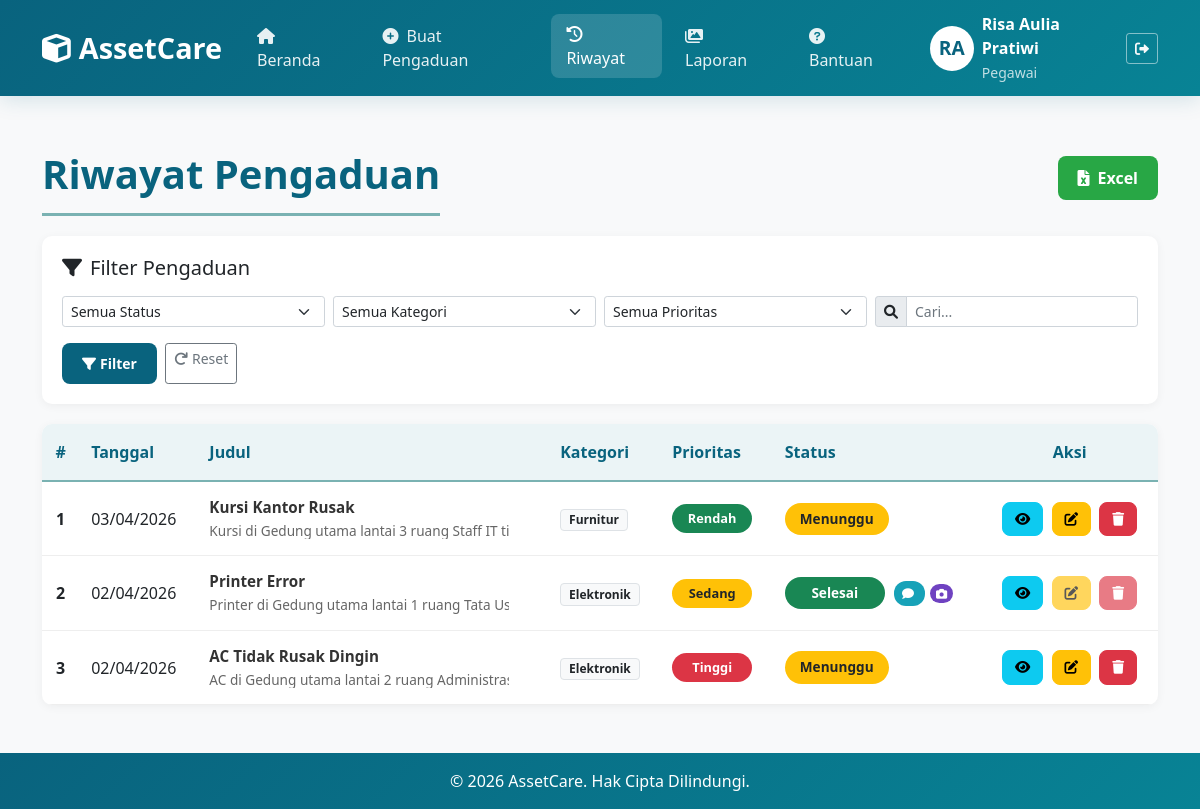
Page /user/riwayat.php (signed in) on the committed database.
### tables this page shows
CREATE TABLE `pengaduan` (
  `id` int(11) NOT NULL,
  `user_id` int(11) NOT NULL,
  `teknisi_id` int(11) DEFAULT NULL,
  `tanggal_kejadian` date NOT NULL,
  `judul` varchar(200) NOT NULL,
  `kategori` varchar(255) DEFAULT NULL,
  `prioritas` enum('Rendah','Sedang','Tinggi') NOT NULL,
  `lampiran` varchar(255) DEFAULT NULL,
  `foto_admin` varchar(255) DEFAULT NULL,
  `deskripsi` text NOT NULL,
  `status` enum('Menunggu','Diproses','Selesai','Ditolak') DEFAULT 'Menunggu',
  `catatan_admin` text DEFAULT NULL,
  `created_at` timestamp NOT NULL DEFAULT current_timestamp(),
  `updated_at` timestamp NOT NULL DEFAULT current_timestamp() ON UPDATE current_timestamp(),
  `deadline` date DEFAULT NULL,
  `assigned_teknisi_id` int(11) DEFAULT NULL
);

### config/database.php (called while the page is built, shortened)
<?php
class Database {
    private $host = "localhost";
    private $username = "root";
    private $password = "";
    private $database = "sapraskantor";
    public $conn;
    public function __construct() {
        $this->conn = new mysqli($this->host, $this->username, $this->password, $this->database);
    }
    public function query($sql) {
        return $this->conn->query($sql);
    }
}
?>

### user/riwayat.php (the view, shortened to what this page needs)
<?php
require_once '../config/database.php';
$db = new Database();
$user_id = $_SESSION['user_id'];
$filter_status = isset($_GET['status']) ? $db->escape_string($_GET['status']) : '';
$filter_kategori = isset($_GET['kategori']) ? $db->escape_string(trim($_GET['kategori'])) : '';
$filter_prioritas = isset($_GET['prioritas']) ? $db->escape_string($_GET['prioritas']) : '';
$search = isset($_GET['search']) ? $db->escape_string($_GET['search']) : '';
function buildFilterQueryString() {
    $params = [];
    return $params ? '?' . implode('&', $params) : '';
}
function getFilteredPengaduan($db, $user_id, $status, $kategori, $prioritas, $search) {
    $query = "SELECT * FROM pengaduan WHERE user_id = '$user_id'";
    $query .= " ORDER BY created_at DESC";
    $result = $db->query($query);
    return $result->fetch_all(MYSQLI_ASSOC);
}
$pengaduan_data = getFilteredPengaduan($db, $user_id, $filter_status, $filter_kategori, $filter_prioritas, $search);
?>
<!DOCTYPE html>
<html lang="id">
<head>
    <link href="https://cdn.jsdelivr.net/npm/bootstrap@5.1.3/dist/css/bootstrap.min.css" rel="stylesheet">
    <link rel="stylesheet" href="https://cdnjs.cloudflare.com/ajax/libs/font-awesome/6.0.0/css/all.min.css">
    <link rel="stylesheet" href="https://cdnjs.cloudflare.com/ajax/libs/animate.css/4.1.1/animate.min.css">
</head>
<body>
<?php include 'includes/navbar.php'; ?>
<div class="container mt-4">
<div class="d-flex justify-content-between align-items-center mt-4">
    <h1 class="page-title">Riwayat Pengaduan</h1>
    <div class="d-flex gap-2">
        <a href="riwayat.php?export=excel<?php echo buildFilterQueryString(); ?>" class="btn btn-export">
            <i class="fas fa-file-excel me-2"></i>Excel
        </a>
    </div>
</div>
<div class="filter-card">
    <h5 class="mb-3"><i class="fas fa-filter me-2"></i>Filter Pengaduan</h5>
    <form method="GET" action="">
        <div class="row g-2">
            <div class="col-md-3 mb-2">
                <select class="form-select form-select-sm" name="status">
                    <option value="">Semua Status</option>
                </select>
            </div>
            <div class="col-md-3 mb-2">
                <select class="form-select form-select-sm" name="kategori">
                    <option value="">Semua Kategori</option>
                </select>
            </div>
            <div class="col-md-3 mb-2">
                <select class="form-select form-select-sm" name="prioritas">
                    <option value="">Semua Prioritas</option>
                </select>
            </div>
            <div class="col-md-3 mb-2">
                <div class="input-group input-group-sm">
                    <span class="input-group-text"><i class="fas fa-search"></i></span>
                    <input type="text" class="form-control" name="search" placeholder="Cari..." value="<?php echo htmlspecialchars($search); ?>">
                </div>
            </div>
            <div class="col-12">
                <div class="d-flex gap-2">
                    <button type="submit" class="btn btn-primary-custom btn-sm">
                        <i class="fas fa-filter me-1"></i>Filter
                    </button>
                    <a href="riwayat.php" class="btn btn-outline-secondary btn-sm">
                        <i class="fas fa-redo me-1"></i>Reset
                    </a>
                </div>
            </div>
        </div>
    </form>
</div>
<div class="table-container">
    <div class="table-responsive-custom">
        <table class="table table-hover align-middle mb-0">
            <thead class="table-light">
                <tr>
                    <th class="text-center">#</th>
                    <th>Tanggal</th>
                    <th>Judul</th>
                    <th>Kategori</th>
                    <th>Prioritas</th>
                    <th>Status</th>
                    <th class="text-center">Aksi</th>
                </tr>
            </thead>
            <tbody>
                <?php if (empty($pengaduan_data)): ?>
                    <tr>
                        <td colspan="7">
                            <div class="empty-state">
                                <i class="fas fa-inbox"></i>
                                <h5 class="text-muted">Tidak ada pengaduan</h5>
                                <p>Belum ada riwayat pengaduan</p>
                                <button class="btn btn-primary-custom mt-2" data-bs-toggle="modal" data-bs-target="#buatPengaduanModal">
                                    <i class="fas fa-plus me-2"></i>Buat Pengaduan
                                </button>
                            </div>
                        </td>
                    </tr>
                <?php else: ?>
                    <?php foreach ($pengaduan_data as $index => $p): ?>
                        <tr>
                            <td class="text-center fw-bold"><?php echo $index + 1; ?></td>
                            <td class="fw-semibold"><?php echo date('d/m/Y', strtotime($p['tanggal_kejadian'])); ?></td>
                            <td>
                                <div class="judul-deskripsi">
                                    <h6><?php echo htmlspecialchars($p['judul']); ?></h6>
                                    <small><?php echo htmlspecialchars(substr($p['deskripsi'], 0, 80)); ?>...</small>
                                </div>
                            </td>
                            <td>
                                <span class="badge bg-light text-dark border">
                                    <?php echo htmlspecialchars($p['kategori']); ?>
                                </span>
                            </td>
                            <td>
                                <span class="priority-badge bg-<?php echo strtolower($p['prioritas']); ?>">
                                    <?php echo $p['prioritas']; ?>
                                </span>
                            </td>
                            <td>
                                <span class="status-badge bg-<?php echo strtolower($p['status']); ?>">
                                    <?php echo $p['status']; ?>
                                </span>
                                <?php if (!empty($p['catatan_admin'])): ?>
                                    <span class="badge-catatan" title="Ada catatan dari admin">
                                        <i class="fas fa-comment"></i>
                                    </span>
                                <?php endif; ?>
                                <?php if (!empty($p['foto_admin'])): ?>
                                    <span class="admin-foto-badge" title="Ada foto dari admin" onclick="showAdminFoto('<?php echo $p['foto_admin']; ?>')">
                                        <i class="fas fa-camera"></i>
                                    </span>
                                <?php endif; ?>
                            </td>
                            <td class="text-center action-buttons">
                                <button class="btn btn-sm btn-info" data-bs-toggle="modal" data-bs-target="#detailModal<?php echo $p['id']; ?>" title="Detail">
                                    <i class="fas fa-eye"></i>
                                </button>
                                <?php if ($p['status'] == 'Menunggu'): ?>
                                    <button class="btn btn-sm btn-warning" data-bs-toggle="modal" data-bs-target="#editModal<?php echo $p['id']; ?>" title="Edit">
                                        <i class="fas fa-edit"></i>
                                    </button>
                                    <button class="btn btn-sm btn-danger" onclick="confirmDelete(<?php echo $p['id']; ?>)" title="Hapus">
                                        <i class="fas fa-trash"></i>
                                    </button>
                                <?php else: ?>
                                    <button class="btn btn-sm btn-warning" disabled>
                                        <i class="fas fa-edit"></i>
                                    </button>
                                    <button class="btn btn-sm btn-danger" disabled>
                                        <i class="fas fa-trash"></i>
                                    </button>
                                <?php endif; ?>
                            </td>
                        </tr>
                    <?php endforeach; ?>
                <?php endif; ?>
            </tbody>
        </table>
    </div>
</div>
</div>
<?php include 'footer.php'; ?>
</body>
</html>

### user/riwayat.php (style rules this page uses)
:root { --primary: #09637E; --secondary: #088395; --accent: #7AB2B2; --light: #EBF4F6; }
body { background-color: #f8f9fa; font-family: 'Segoe UI', Tahoma, Geneva, Verdana, sans-serif; }
.page-title { color: var(--primary); font-weight: 700; margin: 30px 0 20px; padding-bottom: 15px; border-bottom: 3px solid var(--accent); }
.btn-primary-custom { background: var(--primary); border: none; color: white; padding: 10px 20px; border-radius: 8px; font-weight: 600; }
.btn-export { background: #28a745; border: none; color: white; padding: 10px 20px; border-radius: 8px; font-weight: 600; }
.filter-card { background: white; border-radius: 10px; padding: 20px; margin-bottom: 20px; box-shadow: 0 2px 10px rgba(0,0,0,0.05); }
.table-container { display: block; width: 100%; position: relative; }
.table-responsive-custom { width: 100%; overflow-x: auto; overflow-y: visible; -webkit-overflow-scrolling: touch; border-radius: 10px; box-shadow: 0 2px 10px rgba(0,0,0,0.05); background: white; }
.table-responsive-custom table { min-width: 1000px; width: 100%; margin-bottom: 0; border-collapse: collapse; }
.table-responsive-custom th { background: var(--light); border-bottom: 2px solid var(--accent); font-weight: 700; color: var(--primary); padding: 16px 12px; white-space: nowrap; }
.table-responsive-custom td { padding: 16px 12px; vertical-align: middle; border-bottom: 1px solid #eee; white-space: nowrap; }
.judul-deskripsi { max-width: 300px; }
.judul-deskripsi h6 { font-size: 0.95rem; font-weight: 600; margin-bottom: 4px; line-height: 1.3; color: #333; display: -webkit-box; -webkit-line-clamp: 1; -webkit-box-orient: vertical; overflow: hidden; }
.judul-deskripsi small { font-size: 0.85rem; color: #666; line-height: 1.3; display: -webkit-box; -webkit-line-clamp: 2; -webkit-box-orient: vertical; overflow: hidden; }
.status-badge { padding: 6px 15px; border-radius: 50px; font-weight: 600; font-size: 0.85rem; display: inline-block; min-width: 100px; text-align: center; }
.priority-badge { padding: 5px 12px; border-radius: 50px; font-weight: 600; font-size: 0.8rem; display: inline-block; min-width: 80px; text-align: center; }
.bg-menunggu { background-color: #ffc107; color: #212529; }
.bg-selesai { background-color: #198754; color: white; }
.bg-rendah { background-color: #198754; color: white; }
.bg-sedang { background-color: #ffc107; color: #212529; }
.bg-tinggi { background-color: #dc3545; color: white; }
.action-buttons .btn { padding: 6px 12px; border-radius: 8px; margin: 2px; transition: all 0.3s; font-size: 0.85rem; }
.badge-catatan { background: #17a2b8; color: white; padding: 4px 8px; border-radius: 12px; font-size: 0.75rem; margin-left: 5px; cursor: help; }
.admin-foto-badge { background: #6f42c1; color: white; padding: 2px 6px; border-radius: 10px; font-size: 0.7rem; margin-left: 5px; cursor: pointer; }
@media (min-width: 769px) { .table-responsive-custom { border-radius: 10px; } }

### rows in the picture
pengaduan: tanggal_kejadian "03/04/2026", judul "Kursi Kantor Rusak", deskripsi "Kursi di Gedung utama lantai 3 ruang Staff IT…", kategori "Furnitur", prioritas "Rendah", status "Menunggu"
pengaduan: tanggal_kejadian "02/04/2026", judul "Printer Error", deskripsi "Printer di Gedung utama lantai 1 ruang Tata…", kategori "Elektronik", prioritas "Sedang", status "Selesai"
pengaduan: tanggal_kejadian "02/04/2026", judul "AC Tidak Rusak Dingin", deskripsi "AC di Gedung utama lantai 2 ruang…", kategori "Elektronik", prioritas "Tinggi", status "Menunggu"

### other values in the picture
generateInitials($user_name) "RA"
$user_name "Risa Aulia Pratiwi"
$user_role "Pegawai"
